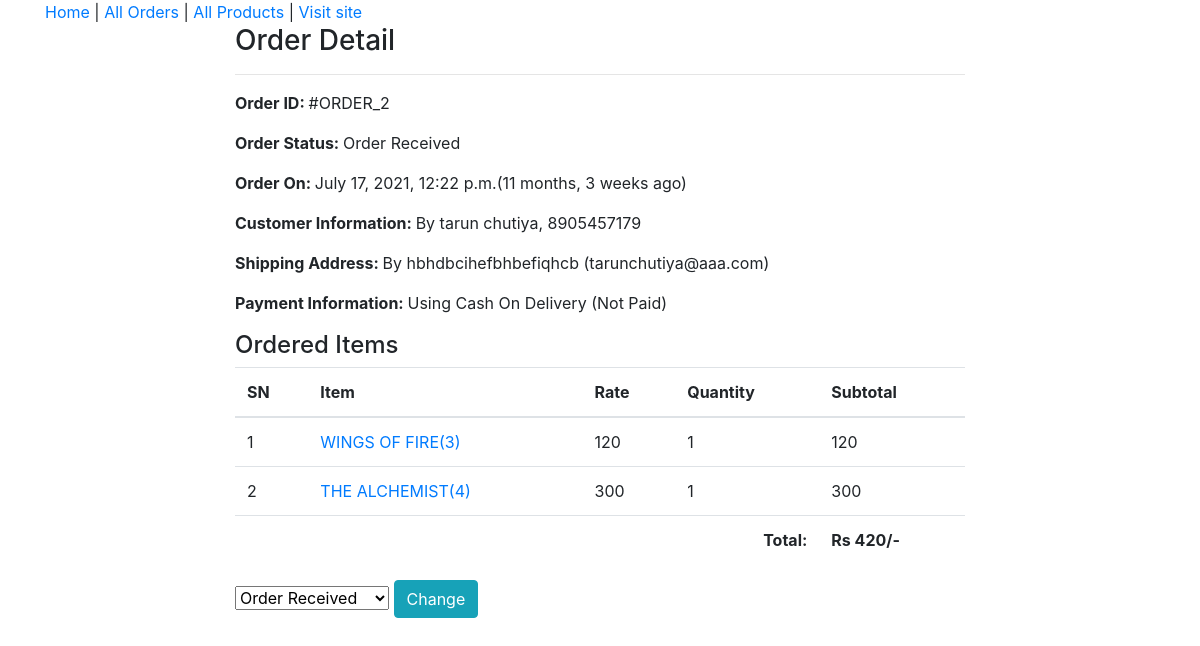
The page /admin-order/2/ (signed in) on the database its author committed.
### home/models.py (models this page shows, shortened)
class Order(models.Model):
    cart = models.OneToOneField(Cart, on_delete=models.CASCADE)
    ordered_by = models.CharField(max_length=200 ,default="")
    shipping_address = models.CharField(max_length=200 ,default="")
    mobile = models.CharField(max_length=10 ,default="")
    email = models.EmailField(null=True, blank=True ,default="")
    subtotal = models.PositiveIntegerField(default=0)
    discount = models.PositiveIntegerField(default=0)
    total = models.PositiveIntegerField(default=0)
    order_status = models.CharField(max_length=50, choices=ORDER_STATUS ,default="")
    created_at = models.DateTimeField(auto_now_add=True)
    payment_method = models.CharField(
        max_length=20, choices=METHOD, default="Cash On Delivery")
    payment_completed = models.BooleanField(
        default=False, null=True, blank=True)

class CartProduct(models.Model):
    cart = models.ForeignKey(Cart, on_delete=models.CASCADE)
    product = models.ForeignKey(Product, on_delete=models.CASCADE)
    rate = models.PositiveIntegerField(default=0)
    quantity = models.PositiveIntegerField(default=0)
    subtotal = models.PositiveIntegerField(default=0)

class Product(models.Model):
    title = models.CharField(max_length=200 ,default="")
    product_type=models.CharField(max_length=300, null=True, blank=True ,default="")
    category = models.ForeignKey(Category, on_delete=models.CASCADE )
    condition = models.CharField(max_length=300, null=True, blank=True ,default="")
    language= models.CharField(max_length=300, null=True, blank=True ,default="")
    price_range= models.CharField(max_length=300, null=True, blank=True ,default="")
    binding= models.CharField(max_length=300, null=True, blank=True ,default="")
    image = models.ImageField(upload_to="products")
    marked_price = models.PositiveIntegerField(default=0)
    selling_price = models.PositiveIntegerField(default=0)
    description = models.TextField(default="")
    warranty = models.CharField(max_length=300, null=True, blank=True ,default="")
    return_policy = models.CharField(max_length=300, null=True, blank=True ,default="")
    view_count = models.PositiveIntegerField(default=0)

### home/views.py (the view)
# urls.py: path("admin-order/<int:pk>/", AdminOrderDetailView.as_view(),
class AdminOrderDetailView(AdminRequiredMixin, DetailView):
    template_name = "adminpages/adminorderdetail.html"
    model = Order
    context_object_name = "ord_obj"
    def get_context_data(self, **kwargs):
        context = super().get_context_data(**kwargs)
        context["allstatus"] = ORDER_STATUS
        return context

### home/views.py (called while the page is built)
    def dispatch(self, request, *args, **kwargs):
        if request.user.is_authenticated and Admin.objects.filter(user=request.user).exists():
            pass
        else:
            return redirect("/admin-login/")
        return super().dispatch(request, *args, **kwargs)

### templates/adminpages/adminorderdetail.html (shortened to what this page needs)
{% extends 'adminpages/adminbase.html' %}
{% load humanize %}
{% block content %}
<div class="container">
    <div class="row">
        <div class="col-md-8 mx-auto">
            <h3>Order Detail</h3>
            <hr>
            <p><span class="font-weight-bold">Order ID: </span> #ORDER_{{ord_obj.id}}</p>
            <p><span class="font-weight-bold">Order Status: </span> {{ord_obj.order_status}}</p>
            <p><span class="font-weight-bold">Order On: </span> {{ord_obj.created_at}}({{ord_obj.created_at|timesince}} ago)</p>
            <p><span class="font-weight-bold">Customer Information: </span> By {{ord_obj.ordered_by}}, {{ord_obj.mobile}}</p>
            <p><span class="font-weight-bold">Shipping Address: </span> By {{ord_obj.shipping_address}} ({{ord_obj.email}})</p>
            <p><span class="font-weight-bold">Payment Information: </span>  Using {{ord_obj.payment_method}} ({% if ord_obj.payment_completed %}Payment Completed{% else %}Not Paid{% endif %})</p>
            <h4>Ordered Items</h4>
            <table class="table">
                <thead>
                    <tr>
                        <th>SN</th>
                        <th>Item</th>
                        <th>Rate</th>
                        <th>Quantity</th>
                        <th>Subtotal</th>
                    </tr>
                </thead>
                <tbody>
                    {% for cp in ord_obj.cart.cartproduct_set.all %}
                    <tr>
                        <td>{{forloop.counter}}</td>
                        <td><a target="_blank"
                                href="{% url 'books:ProductView' cp.product.id  %}">{{cp.product.title}}({{cp.product.id}})</a>
                        </td>
                        <td>{{cp.rate}}</td>
                        <td>{{cp.quantity}}</td>
                        <td>{{cp.subtotal}}</td>
                    </tr>
                    {% endfor %}
                    <tr>
                        <th colspan="4" class="text-right">Total: </th>
                        <th>Rs {{ord_obj.total|intcomma}}/-</th>
                    </tr>
                </tbody>
            </table>
            <form action="{% url 'books:adminorderstatuschange' ord_obj.id %}" method="POST">
                <select name="status">
                    {% for i, j in allstatus %}
                    <option value="{{i}}" {% if i == ord_obj.order_status %}selected{% endif %}>{{j}}</option>
                    {% endfor %}
                </select>
                <button class="btn btn-info">Change</button>
            </form>
        </div>
    </div>
</div>
{% endblock %}

### rows shown on the page
Order: id "2", order_status "Order Received", created_at "July 17, 2021, 12:22 p.m.", created_at "11 months, 3 weeks", ordered_by "tarun chutiya", mobile "8905457179", shipping_address "hbhdbcihefbhbefiqhcb", email "tarunchutiya@aaa.com", payment_method "Cash On Delivery", total "420", status "Order Received"
CartProduct: product "WINGS OF FIRE", product.id "3", rate "120", quantity "1", subtotal "120"
CartProduct: product "THE ALCHEMIST", product.id "4", rate "300", quantity "1", subtotal "300"
